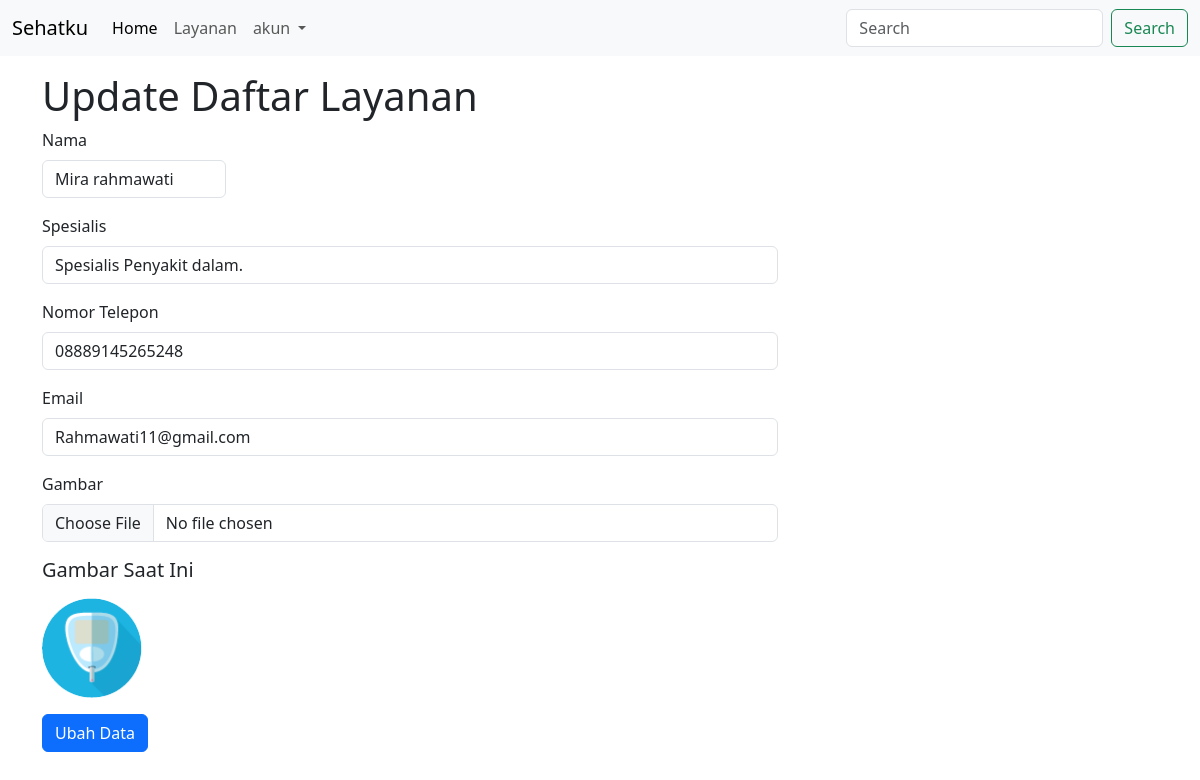
The app's page /ubah.php?id=2 with its own data.
### tables this page shows
CREATE TABLE `daftar_layanan` (
  `id` int NOT NULL,
  `nama` varchar(255) NOT NULL,
  `gambar` varchar(255) NOT NULL,
  `spesialis` varchar(255) NOT NULL,
  `nomor_telepon` varchar(255) NOT NULL,
  `email` varchar(255) NOT NULL
);

### ubah.php (called while the page is built, shortened)
<?php
require('functions.php');
$id = $_GET['id'];
$layanan = query("SELECT * FROM daftar_layanan WHERE id=$id")[0];
require('views/ubah.view.php');

### functions.php (called while the page is built, shortened)
<?php
function koneksi()
{
  $conn = mysqli_connect('localhost', 'root', '', 'pw2023_223040123') or die('KONEKSI GAGAL!');
  return $conn;
}
function query($query)
{
  $conn = koneksi();
  $result = mysqli_query($conn, $query) or die(mysqli_error($conn));
  $rows = [];
  while ($row = mysqli_fetch_assoc($result)) {
    $rows[] = $row;
  }
  return $rows;
}

### views/ubah.view.php (the view, shortened to what this page needs)
<?php require('partials/header.php'); ?>
<?php require('partials/nav.php'); ?>
<div class="container mt-3">
  <h1>Update Daftar Layanan</h1>
  <div class="row">
    <div class="col-md-8">
      <form action="" method="post">
        <div class="mb-3 w-25">
          <label for="nama" class="form-label">Nama</label>
          <input type="text" class="form-control" name="nama" id="nama" require maxlength="9" autofocus required value="<?= $layanan['nama'];?>" >
        </div>
        <div class="mb-3">
          <label for="spesialis" class="form-label">Spesialis</label>
          <input type="text" class="form-control" name="spesialis" id="spesialis" value="<?= $layanan['spesialis'];?>">
        </div>
        <div class="mb-3">
          <label for="nomor_telepon" class="form-label">Nomor Telepon</label>
          <input type="text" class="form-control" name="nomor_telepon" id="nomor_telepon" value="<?= $layanan['nomor_telepon'];?>">
        </div>
        <div class="mb-3">
          <label for="email" class="form-label">Email</label>
          <input type="text" class="form-control" name="email" id="email" value="<?= $layanan['email'];?>">
        </div>
        <div class="mb-3">
            <label for="gambar" class="form-label">Gambar</label>
            <input type="file" name="gambar" class="form-control" id="gambar" onchange="previewImage(event);">
            <h5 class="my-3" id="gambar-text">Gambar Saat Ini</h5>
            <img src="images/<?= $layanan['gambar'] ?>" alt="" id="preview" width="100">
        </div>
        <button class="btn btn-primary" type="submit" name="ubah">Ubah Data</button>
      </form>
    </div>
  </div>
</div>
<?php require('partials/footer.php'); ?>

### records on screen
daftar_layanan: nama "Mira rahmawati", spesialis "Spesialis Penyakit dalam.", nomor_telepon "08889145265248", email "Rahmawati11@gmail.com", gambar (picture)
